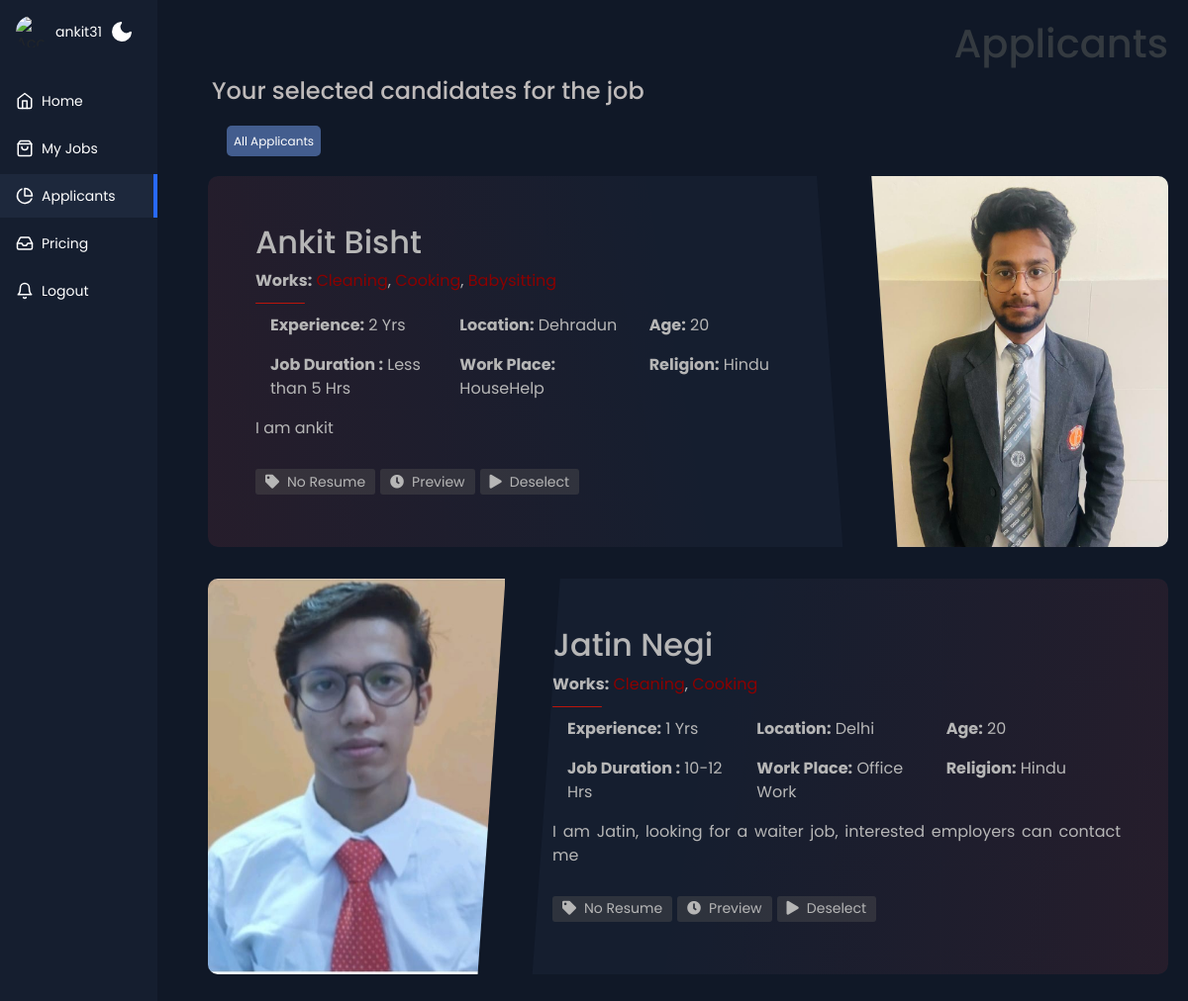
The app's page /recruiter-page/selected-applicants/4 (signed in) with its own data.
### applicant/models.py (models this page shows, shortened)
class Applicants(models.Model):
    applicant_id = models.AutoField(primary_key=True, unique=True)
    language = models.CharField(max_length = 10 )
    photo= models.ImageField(upload_to='user_photo', null= True, blank = True)
    full_name = models.CharField(max_length = 60)
    resume = models.FileField(upload_to='resumes/', null=True, blank=True)
    location = models.CharField(max_length = 60)
    job = models.ManyToManyField(Work)
    experience= models.IntegerField(default = 0)
    description =  models.TextField(max_length = 200,null= True, blank = True)
    age = models.CharField(max_length = 5)
    expected_salary = models.CharField(max_length=50, null= True, blank = True)
    gender = models.CharField(max_length=10)
    phone_number = models.CharField(max_length=20,default = False)
    phone_number2 = models.CharField(max_length=20, null= True, blank = True)
    qualification = models.CharField(max_length = 50,default = False)
    last_salary = models.CharField(max_length = 20, null= True, blank = True )
    address = models.CharField(max_length = 150, null= True, blank = True )
    document = models.CharField(max_length = 50, null= True, blank = True  )
    job_duration = models.CharField(max_length = 30,default = False)
    religion = models.CharField(max_length = 10,default = False)
    preffered_location = models.CharField(max_length = 50,default = False)
    work_place = models.ForeignKey(Work_Category, on_delete = models.CASCADE,default = False)

class Work(models.Model):
    Work_id = models.AutoField(primary_key=True)
    work = models.CharField(max_length = 50)
    work_category = models.ManyToManyField(Work_Category)

class Work_Category(models.Model):
    category_id = models.AutoField(primary_key=True)
    category = models.CharField(max_length = 50)

### recruiter/views.py (the view)
# urls.py: path('selected-applicants/<int:id>', views.selected_applicants, name='selected_applicants'),
@login_required
def selected_applicants(request,id):
    try:
        applicants = None
        jobs = Recruiter.objects.get(recruiterId = id)
        applicants = jobs.selected_applicants.all()
        if applicants:
            message = "Your selected candidates for the job"
        else:
            message = "No Applicants Selected for the job"
        category = None
        context  = {'applicants':applicants , 'categories': category, 'message': message,'filter' : True, 'deselect' : id}
        return render(request, 'view_applicants.html',context)
    except Exception as e:
        message = "Recruiter not found."
        return HttpResponse(f"Error occurred: {e}")

### templates/view_applicants.html (shortened to what this page needs)
{% extends "recruiter_base.html" %}
{% load static %}
{%block content%}
<link rel="stylesheet" href="https://cdnjs.cloudflare.com/ajax/libs/twitter-bootstrap/4.5.0/css/bootstrap.min.css">
<link rel="stylesheet" href="{% static 'applicants_view.css' %}">
<link rel="stylesheet" href="https://cdnjs.cloudflare.com/ajax/libs/font-awesome/5.13.0/css/all.min.css">
<div class ="app-content" >
        <div class="container py-2" >
            <div class="h1 text-right text-dark" id="pageHeaderTitle">Applicants</div>
            <div class="app-content-header">
            {% if message and not filter  %}
                <h2 class="app-content-headerText"><span style="color : rgb(190, 186, 186);"> {{message}} ({{applicants.count}}) </span></h2>
                {% elif message and filter %}
                <h2 class="app-content-headerText"><span style="color : rgb(190, 186, 186);"> {{message}}  </span></h2>
            {%else %}
            <h1 class="app-content-headerText">All Applicants  ({{applicants.count}})</h1>
            {% endif %}
              </div>
              {% if filter %}
              <a href="{% url 'view-applicants' %}" >  <button class="search_job" style="margin : 2%;"> All Applicants </button> </a>
              {% endif %}
              {% for a in applicants%}
              <article class="postcard dark red" id="cards" >
                <a class="postcard__img_link" href="#">
                    {% if a.photo %}
                    <img class="postcard__img" src="{{ a.photo.url }}" alt=""/>
                    {% else %}
                    <img class="postcard__img" src="/static/collections/dummy profile.png" alt=""/>
                    {% endif %}
                </a>
                <div class="postcard__text t-dark">
                    <h1 class="postcard__title blue"><a href="{% url 'applicant_view' a.applicant_id %}">{{ a.full_name}}</a></h1>
                    <span>
                        <strong>Works:</strong>
                        {% for j in a.job.all %}
                            <span style="color: rgb(139, 0, 0);">{{ j.work }}</span>{% if not forloop.last %}, {% endif %}
                        {% endfor %}
                    </span>
                    <div class="postcard__bar"></div>
                    <div class="container">
                        <div class="row">
                            <div class="col-lg-4 col-md-6 mb-3">
                                <span><strong>Experience:</strong> {{ a.experience }} Yrs</span>
                            </div>
                            <div class="col-lg-4 col-md-6 mb-3">
                                <span><strong>Location:</strong> {{ a.location }}</span>
                            </div>
                            <div class="col-lg-4 col-md-6 mb-3">
                                <span><strong>Age:</strong> {{ a.age }}</span>
                            </div>
                        </div>
                        <div class="row">
                            <div class="col-lg-4 col-md-6 mb-3">
                                <span><strong>Job Duration :</strong> {{ a.job_duration }}</span>
                            </div>
                            <div class="col-lg-4 col-md-6 mb-3">
                                <span><strong>Work Place:</strong> {{ a.work_place.category }}</span>
                            </div>
                            <div class="col-lg-4 col-md-6 mb-3">
                                <span><strong>Religion:</strong> {{ a.religion }}</span>
                            </div>
                        </div>
                    </div>
                    <div class="postcard__preview-txt">{{ a.description }}</div>
                    <ul class="postcard__tagbox">
                      {% if a.resume %}
                              <li class="tag__item"><i class="fas fa-tag mr-2"></i>No Resume</li>
                      {% else %}
                        <li class="tag__item"><i class="fas fa-tag mr-2"></i>No Resume</li>
                      {% endif %}
                        <li class="tag__item"><i class="fas fa-clock mr-2">
                          <a href="{% url 'applicant_view' a.applicant_id %}"></i>Preview  </li></a>
                          {% if deselect %}
                          <li class="tag__item play blue">
                            <a href="{% url 'deselect_applicants' a.applicant_id deselect %}"><i class="fas fa-play mr-2"></i>Deselect</a>
                          </li>
                          {% else %}
                        <li class="tag__item play blue">
                            <a href="{% url 'select_applicants' a.applicant_id %}"><i class="fas fa-play mr-2"></i>Select</a>
                        </li>
                        {% endif %}
                    </ul>
                </div>
            </article>
            {% endfor %}
        </div>
      </div>
{%endblock%}

### templates/recruiter_base.html (shortened to what this page needs)
{% load static %}
<!DOCTYPE html>
<html lang="en">
<head>
    <link rel="stylesheet" href="{% static 'recruiter_base.css' %}">
</head>
<body>
    <div class="app-container">
        <div class="sidebar">
            <div class="account-info">
                <div class="account-info-picture">
                  <img src="https://images.unsplash.com/photo-1527736947477-2790e28f3443?ixid=MnwxMjA3fDB8MHxzZWFyY2h8MTE2fHx3b21hbnxlbnwwfHwwfHw%3D&ixlib=rb-1.2.1&auto=format&fit=crop&w=900&q=60" alt="Account">
                </div>
                <div class="account-info-name">{{request.user}}</div>
                <button class="mode-switch" title="Switch Theme">
                    <svg class="moon" fill="none" stroke="currentColor" stroke-linecap="round" stroke-linejoin="round" stroke-width="2" width="24" height="24" viewBox="0 0 24 24">
                      <defs></defs>
                      <path d="M21 12.79A9 9 0 1111.21 3 7 7 0 0021 12.79z"></path>
                    </svg>
                  </button>
              </div>
          <ul class="sidebar-list">
            <li class="sidebar-list-item active">
              <a href="{% url 'recruiter_home' %}" class="sidebar-link">
                <svg xmlns="http://www.w3.org/2000/svg" width="18" height="18" viewBox="0 0 24 24" fill="none" stroke="currentColor" stroke-width="2" stroke-linecap="round" stroke-linejoin="round" class="feather feather-home"><path d="M3 9l9-7 9 7v11a2 2 0 0 1-2 2H5a2 2 0 0 1-2-2z"/><polyline points="9 22 9 12 15 12 15 22"/></svg>
                <span>Home</span>
              </a>
            </li>
            <li class="sidebar-list-item ">
              <a href="{% url 'all_jobs' %}" class="sidebar-link">
                <span>My Jobs</span>
              </a>
            </li>
            <li class="sidebar-list-item">
              <a href="{% url 'view-applicants' %}" class="sidebar-link">
                <svg xmlns="http://www.w3.org/2000/svg" width="18" height="18" viewBox="0 0 24 24" fill="none" stroke="currentColor" stroke-width="2" stroke-linecap="round" stroke-linejoin="round" class="feather feather-pie-chart"><path d="M21.21 15.89A10 10 0 1 1 8 2.83"/><path d="M22 12A10 10 0 0 0 12 2v10z"/></svg>
                <span>Applicants</span>
              </a>
            </li>
            <li class="sidebar-list-item">
              <a href="{% url 'pricing' %}" class="sidebar-link">
                <span>Pricing</span>
              </a>
            </li>
            <li class="sidebar-list-item">
              <a href="{% url 'log_off' %}" class="sidebar-link">
                <svg xmlns="http://www.w3.org/2000/svg" width="18" height="18" viewBox="0 0 24 24" fill="none" stroke="currentColor" stroke-width="2" stroke-linecap="round" stroke-linejoin="round" class="feather feather-bell"><path d="M18 8A6 6 0 0 0 6 8c0 7-3 9-3 9h18s-3-2-3-9"/><path d="M13.73 21a2 2 0 0 1-3.46 0"/></svg>
                <span>Logout </span>
              </a>
            </li>
          </ul>
        </div>
        {% block content %}
        {% endblock  %}
      </div>
</body>
</html>

### static/applicants_view.css (style rules this page uses)
.search_job { background-color: #151E2F; color: white; border: none; padding: 8px 12px; border-radius: 5px; font-size: 12px; cursor: pointer; transition: background-color 0.3s ease; }
.search_job { background-color: #435d8e; color: white; border: none; padding: 6.5px; margin-left: 2%; border-radius: 5px; font-size: 12px; cursor: pointer; transition: background-color 0.3s ease; }

### records on screen
Applicants: photo (picture), full_name "Ankit Bisht", experience "2", location "Dehradun", age "20", job_duration "Less than 5 Hrs", work_place.category "HouseHelp", religion "Hindu", description "I am ankit", shows "No Resume"
Work: work "Cooking"
Applicants: photo (picture), full_name "Jatin Negi", experience "1", location "Delhi", age "20", job_duration "10-12 Hrs", work_place.category "Office Work", religion "Hindu", description "I am Jatin, looking for a waiter job, interested employers can contact me", shows "No Resume"

### other values on screen
{{ request.user }} "ankit31"
{{ message }} "Your selected candidates for the job"
